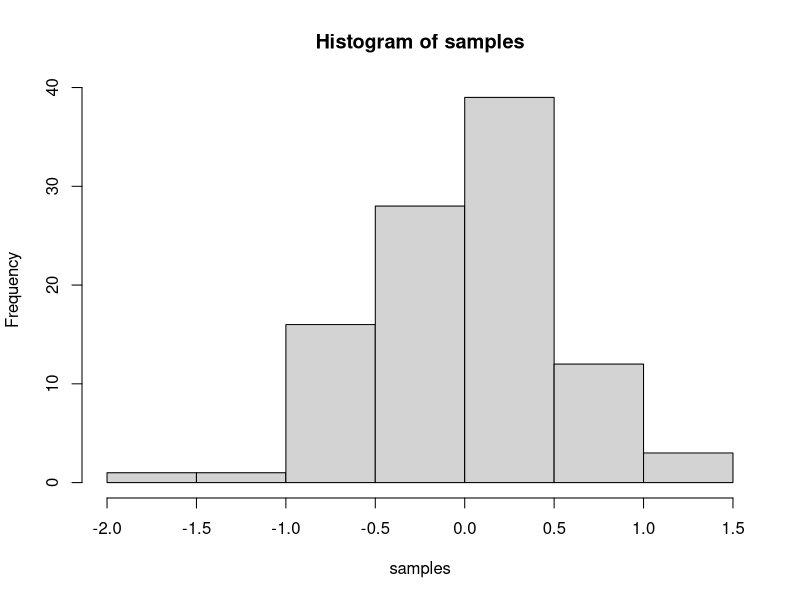

This figure's R source:
## ---- chunk 1
knitr::opts_chunk$set(message=FALSE,warning=FALSE, cache=TRUE)
## ---- chunk 2
15+20
12*12 # * is multiplication sign.
126/3 # / is division sign.
(2+5+7)/5
## ---- chunk 3
a<-1
b<-2
a+b

d<-c(1,2,3)
e<-c(5,6,7)
d+e
d*e
d/e

x<-4
y<-x+6
y

## ---- chunk 4
x<-5
is.double(x)

## ---- chunk 5
y<-"brown"
is.double(y)
is.character(y)
## ---- chunk 6
d<- TRUE
is.logical(d)
## ---- chunk 7
s<-0/0
s

z<-c()
z

6/0

-2/0
## ---- chunk 8
a<-c(12,45,27,76,98) ## we use lower c to represent the vectors    in R.
print(a)

(a<-c(12,45,27,76,98))

length(a) ## we use length in R to know how many values we have    in the vector a for example. so here, the length of the vector a is 5.

## ---- chunk 9
x<-1:10
x
## ---- chunk 10
x<-c(1:10)
x
## ---- chunk 11
z<-seq(from=1,to=10,by=1)
z
## ---- chunk 12
z<-seq(1,10)
z
## ---- chunk 13
x<-c(4,5,1,-2)
sum(x)  ## the summation of the values in the vector.
mean(x) ## the average of the values in x.
var(x)  ## the variance.
sd(x)   ## the standard deviation of x.
max(x)  ## the maximum value of x.
min(x)  ## the minimum value of x.
sort(x) ## sort the values in the vector fro the smallest to the largest.
range(x) ## this gives us the minimum and the maximum values in   the vector x.

## ---- chunk 14
x<-c(12,32,52,78,66)
x[2] ## this means we choose the second element from the vector x.
x[3:5] ## We choose the elements 3,4 and 5 from vector x.

## ---- chunk 15
x[x>55]
## ---- chunk 16
which(x>50) ## here we ask which of our elements are greater than 50, we have the 3rd, 4th and the 5th elements from vector x.
## ---- chunk 17
a<-matrix(c(10,15,20,25),nrow=2,ncol=2)
a  ## the default matrix in R is filling the matrix using column after column. The dimension of the matrix a is 2X2.
## ---- chunk 18
b<-matrix(c(10,15,20,25),nrow=2,ncol=2,byrow=TRUE)
b 
## ---- chunk 19
dim(b) ## dimension of matrix b.

s<-matrix(1:6,nrow=2,ncol=3)
s
dim(s)
## ---- chunk 20
d<-t(s)  ## transpose of matrix s
d
dim(d)
## ---- chunk 21
d[1,] ## 
## ---- chunk 22
d[,2]
## ---- chunk 23
d[3,2] ## the element is 6.
## ---- chunk 24
samples <- rnorm(100, mean=0, sd=0.5)
hist(samples)
## ---- chunk 25
f<-function(x,n)
{
  xbar<-mean(x)
  n<-length(x)
  ss<-sum((x-xbar)^2)
  variance<-ss/(n-1)
  sdev<-sqrt(variance)
  return(list(xbar=xbar,variance=variance,sdev=sdev))
}

x<-c(1:5)
f(x,n)
